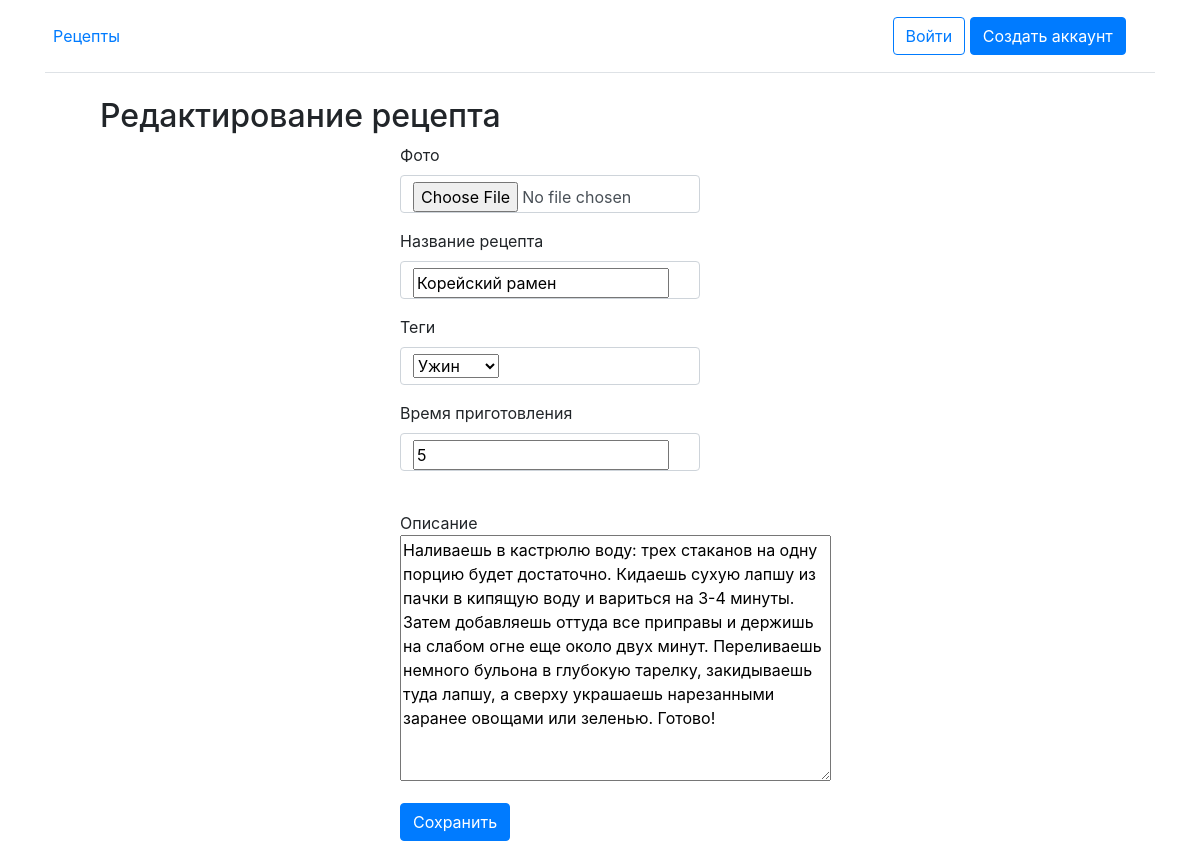
The app's page /edit/23, older data.
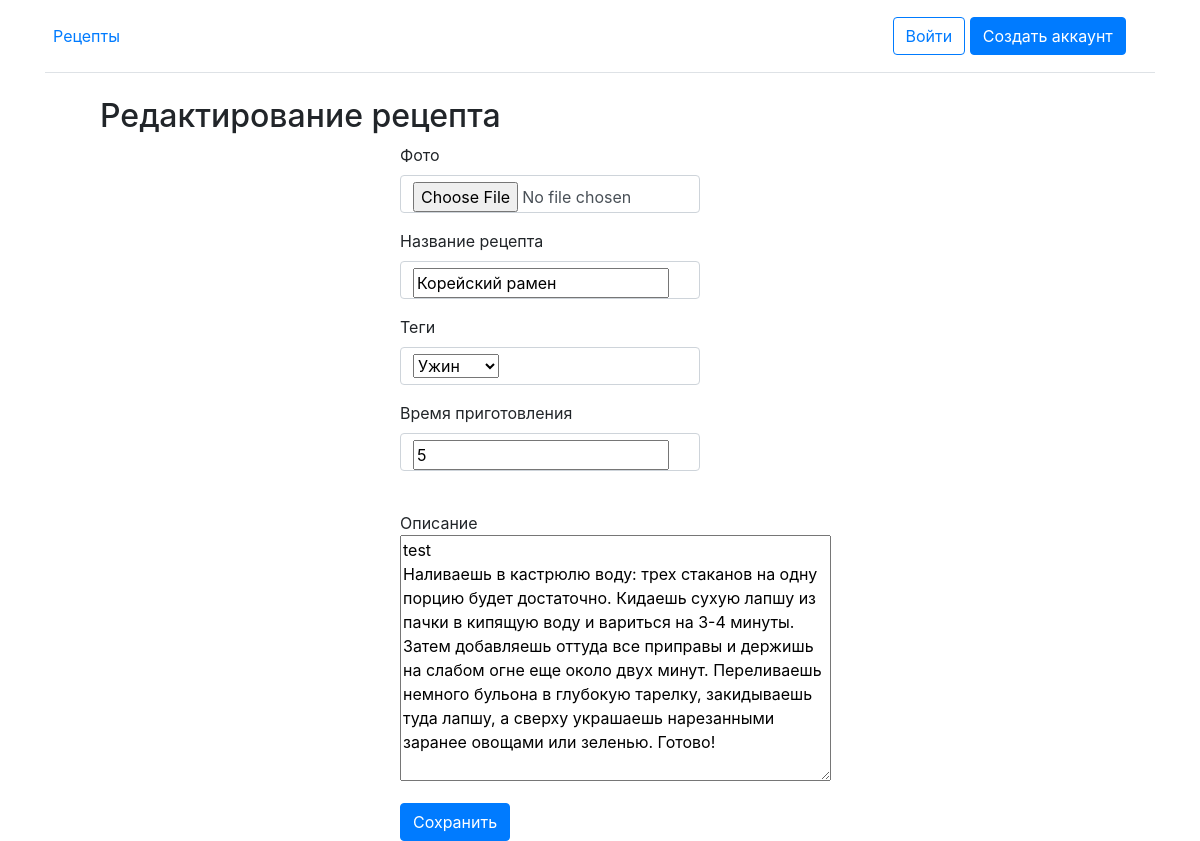
The same page, newer data.
### app/models.py (models this page shows, shortened)
class Receipt(models.Model):
    user = models.ForeignKey(
        User, on_delete=models.CASCADE, null=True, blank=True)
    name = models.CharField(max_length=30)
    type = models.ForeignKey(Type, on_delete=models.SET_NULL, null=True, default='Ужин')
    cooking_time = models.CharField(max_length=30, default='30')
    img = models.ImageField(upload_to='images/', default='images/1.jpg') #
    instruction = models.TextField(default='Пока не добавлено')

### app/views.py (the view)
# urls.py: path('edit/<int:receipt_id>', edit, name='edit')
def edit(request, receipt_id):
    receipt = get_object_or_404(Receipt, pk=receipt_id)
    if request.method == 'POST':
        form = ReceiptForm(request.POST, request.FILES, instance=receipt)
        if form.is_valid():
            if form.cleaned_data['img']:
                receipt.img = form.cleaned_data['img']
            receipt.user= request.user
            receipt.name = form.cleaned_data['name']
            receipt.type = form.cleaned_data['type']
            receipt.cooking_time = form.cleaned_data['cooking_time']
            receipt.instruction = form.cleaned_data['instruction']
            receipt.save()
            return redirect('item', receipt_id=receipt.id)
    else:
        form = ReceiptForm(instance=receipt)
    return render(request, 'edit.html', {'form': form, 'receipt': receipt})

### app/forms.py
class ReceiptForm(forms.ModelForm):
    is_favorite = forms.BooleanField(required=False)
    class Meta:
        model = Receipt
        fields = ('name', 'type', 'cooking_time', 'img', 'instruction', 'user', 'is_favorite')
    img = forms.ImageField(required=False, widget=forms.FileInput)

### app/models.py (called while the page is built)
    def __str__(self):
        return self.name

### app/templates/edit.html (shortened to what this page needs)
{% extends 'base.html' %}
{% block content %}
  <div class="title"><h2>Редактирование рецепта</h2></div>
  <div class="main_block">
    <form method="post" enctype="multipart/form-data">
      <div class="form-group">
        <label for="nameInput">Фото</label>
        <div class="form-control">{{ form.img }}</div>
      </div>
      <div class="form-group">
        <label for="nameInput">Название рецепта</label>
        <div class="form-control">{{ form.name }}</div>
      </div>
      <div class="form-group">
        <label for="nameInput">Теги</label>
        <div class="form-control">{{ form.type }}</div>
      </div>
      <div class="form-group">
        <label for="nameInput">Время приготовления</label>
        <div class="form-control">{{ form.cooking_time }}</div>
      </div>
      <br>
      <div class="form-group">
        <label class="form-check-label">Описание</label>
        <div class="form-check-input-lg">{{ form.instruction }}</div>
      </div>
      <button type="submit" class="btn btn-primary">Сохранить</button>
    </form>
  </div>
{% endblock %}

Row changes from the older to the newer data that the page shows:
changed Receipt "Корейский рамен": instruction "Наливаешь в кастрюлю воду:…" → "test Наливаешь в кастрюлю воду:…"
